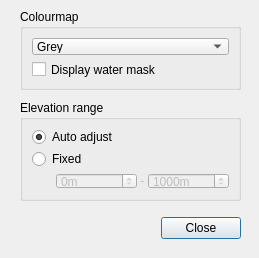
<?xml version="1.0" encoding="UTF-8"?>
<ui version="4.0">
 <class>DlgElevConfig</class>
 <widget class="QDialog" name="DlgElevConfig">
  <property name="geometry">
   <rect>
    <x>0</x>
    <y>0</y>
    <width>259</width>
    <height>258</height>
   </rect>
  </property>
  <property name="windowTitle">
   <string>tileedit: Elevation display</string>
  </property>
  <widget class="QWidget" name="layoutWidget">
   <property name="geometry">
    <rect>
     <x>20</x>
     <y>212</y>
     <width>221</width>
     <height>33</height>
    </rect>
   </property>
   <layout class="QHBoxLayout">
    <property name="spacing">
     <number>6</number>
    </property>
    <property name="leftMargin">
     <number>0</number>
    </property>
    <property name="topMargin">
     <number>0</number>
    </property>
    <property name="rightMargin">
     <number>0</number>
    </property>
    <property name="bottomMargin">
     <number>0</number>
    </property>
    <item>
     <spacer>
      <property name="orientation">
       <enum>Qt::Horizontal</enum>
      </property>
      <property name="sizeHint" stdset="0">
       <size>
        <width>131</width>
        <height>31</height>
       </size>
      </property>
     </spacer>
    </item>
    <item>
     <widget class="QPushButton" name="pushClose">
      <property name="text">
       <string>Close</string>
      </property>
      <property name="default">
       <bool>true</bool>
      </property>
     </widget>
    </item>
   </layout>
  </widget>
  <widget class="QGroupBox" name="groupBox">
   <property name="geometry">
    <rect>
     <x>20</x>
     <y>9</y>
     <width>221</width>
     <height>81</height>
    </rect>
   </property>
   <property name="title">
    <string>Colourmap</string>
   </property>
   <layout class="QVBoxLayout" name="verticalLayout">
    <item>
     <widget class="QComboBox" name="comboColourmap">
      <item>
       <property name="text">
        <string>Grey</string>
       </property>
      </item>
      <item>
       <property name="text">
        <string>Jet</string>
       </property>
      </item>
      <item>
       <property name="text">
        <string>Topographic 1</string>
       </property>
      </item>
      <item>
       <property name="text">
        <string>Topographic 2</string>
       </property>
      </item>
     </widget>
    </item>
    <item>
     <widget class="QCheckBox" name="checkWaterMask">
      <property name="text">
       <string>Display water mask</string>
      </property>
     </widget>
    </item>
   </layout>
  </widget>
  <widget class="QGroupBox" name="groupBox_2">
   <property name="geometry">
    <rect>
     <x>20</x>
     <y>100</y>
     <width>221</width>
     <height>101</height>
    </rect>
   </property>
   <property name="title">
    <string>Elevation range</string>
   </property>
   <layout class="QVBoxLayout" name="verticalLayout_2">
    <item>
     <widget class="QRadioButton" name="radioRangeAuto">
      <property name="text">
       <string>Auto adjust</string>
      </property>
      <property name="checked">
       <bool>true</bool>
      </property>
     </widget>
    </item>
    <item>
     <widget class="QRadioButton" name="radioRangeFixed">
      <property name="text">
       <string>Fixed</string>
      </property>
     </widget>
    </item>
    <item>
     <widget class="QWidget" name="widgetFixedRange" native="true">
      <property name="enabled">
       <bool>false</bool>
      </property>
      <layout class="QHBoxLayout" name="horizontalLayout_2">
       <property name="spacing">
        <number>0</number>
       </property>
       <property name="leftMargin">
        <number>0</number>
       </property>
       <property name="topMargin">
        <number>0</number>
       </property>
       <property name="rightMargin">
        <number>0</number>
       </property>
       <property name="bottomMargin">
        <number>0</number>
       </property>
       <item>
        <spacer name="horizontalSpacer">
         <property name="orientation">
          <enum>Qt::Horizontal</enum>
         </property>
         <property name="sizeHint" stdset="0">
          <size>
           <width>40</width>
           <height>20</height>
          </size>
         </property>
        </spacer>
       </item>
       <item>
        <widget class="QSpinBox" name="spinRangeMin">
         <property name="suffix">
          <string>m</string>
         </property>
         <property name="minimum">
          <number>-100000</number>
         </property>
         <property name="maximum">
          <number>100000</number>
         </property>
        </widget>
       </item>
       <item>
        <widget class="QLabel" name="label">
         <property name="text">
          <string> - </string>
         </property>
        </widget>
       </item>
       <item>
        <widget class="QSpinBox" name="spinRangeMax">
         <property name="suffix">
          <string>m</string>
         </property>
         <property name="minimum">
          <number>-100000</number>
         </property>
         <property name="maximum">
          <number>100000</number>
         </property>
         <property name="value">
          <number>1000</number>
         </property>
        </widget>
       </item>
      </layout>
     </widget>
    </item>
   </layout>
  </widget>
 </widget>
 <resources/>
 <connections>
  <connection>
   <sender>pushClose</sender>
   <signal>clicked()</signal>
   <receiver>DlgElevConfig</receiver>
   <slot>reject()</slot>
   <hints>
    <hint type="sourcelabel">
     <x>369</x>
     <y>253</y>
    </hint>
    <hint type="destinationlabel">
     <x>179</x>
     <y>282</y>
    </hint>
   </hints>
  </connection>
 </connections>
</ui>
